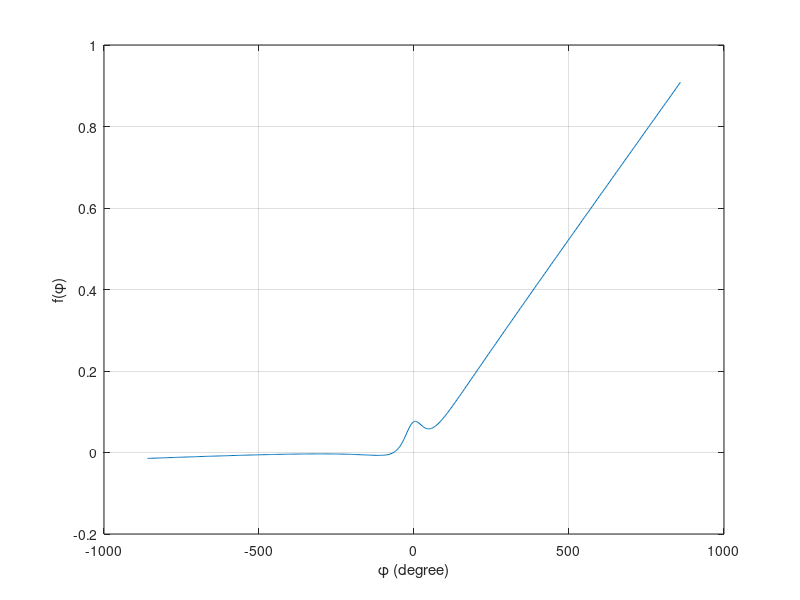

MATLAB code for this plot: (Note: this script raises an error after producing the figure.)
clear;
clc;

% Basic parameters
m_ball_     = 0.024; %kg
m_platform_ = 0.227; %kg
m_rack_     = 0.05;  %kg
L_          = 0.1;   %m
OS_         = 0.04;  %m
r_p_        = 0.064; %m
r_ball_     = 0.009; %m
g_          = 9.81;  %m/s^2
b_          = 0.1;   %400N/m
mu_         = 0.4;
mu_r_       = 0.001;
p_air_      = 1.19;  %kg/m^3
C_d_        = 0.55;

A_ball_ = pi * r_ball_^2;


A_ = 7/5 * m_ball_;
B_ = g_ * m_rack_ * r_p_;
C_ = -g_ * m_ball_;
D_ = (L_ - OS_)^2 / r_p_^2;
E_ = g_ * m_ball_ * L_ + L_ * g_ * m_platform_ / 2;
F_ = -g_ * m_ball_ * r_ball_ * r_p_ / (L_ - OS_);
H_ = m_platform_ * ((L_/2 - OS_)^2 + L_^2/12) / r_p_^2;
I_ = g_ * m_ball_ * r_ball_ / (L_ - OS_);
K_ = g_ * m_ball_ * (L_ - OS_);
L_1_ = m_ball_ * g_ * (L_- OS_/r_p_);
d_ = 0.5 * p_air_ * C_d_ * A_ball_;

x_mm = 40;
xdot_mm_s = 7;
xdotdot_PID_mm_s2 = 5;
x_ = x_mm / 1000;
xdot_ = xdot_mm_s / 1000;  
phidot_ = 0.9;
xdotdot_PID_ = xdotdot_PID_mm_s2 / 1000;

Gain_x = 1;
Gain_xdot = 1;
Gain_xdotdot = 45;

Den     = @(p) p.^2 + D_;
sqrtDen = @(p) sqrt(Den(p));
den32   = @(p) Den(p)^(3/2);
den3    = @(p) Den(p)^3;

f = @(p) ...
      Gain_xdotdot * A_ * xdotdot_PID_ ...
    + B_ * p ...
    + C_ * Gain_x * x_ * phidot_ / sqrtDen(p) ...
    + E_ * phidot_ / sqrtDen(p) ...
    + F_ * p * phidot_ / sqrtDen(p) ...
    + C_ * Gain_x * x_ * p / sqrtDen(p) ...
    + F_ * p^2 / sqrtDen(p) ...
    - E_ * p^2 * phidot_ / den32(p) ...
    + (H_/2) * p^3 * phidot_ / den3(p) ...
    - C_ * Gain_x * x_ * p^2 * phidot_ / den32(p) ...
    - F_ * p^3 * phidot_ / den32(p) ...
    + I_ * p^2 * phidot_ / sqrtDen(p) ...
    + b_ *  Gain_xdot * xdot_ ...
    + mu_   * L_1_ * sign(xdot_) / sqrtDen(p) ...
    + mu_r_ * L_1_ * sign(xdot_) / sqrtDen(p) ...
    + d_ * abs(Gain_xdot * xdot_) * Gain_xdot * xdot_;

figure(1)
phi_plot_deg = linspace(-15,15,500) * (180/pi);
y_f = arrayfun(@(phi_deg) f(phi_deg * pi/180), phi_plot_deg);
plot(phi_plot_deg, y_f), grid on, xlabel('\phi (degree)'), ylabel('f(\phi)')

phi_min_deg = -250;
phi_max_deg = -230;

phi_min_rad = phi_min_deg * pi/180;
phi_max_rad = phi_max_deg * pi/180;

phi_root = fzero(f, [phi_min_rad phi_max_rad]);
phi_root_deg = phi_root * (180/pi);

% --- Normalize with 360 (convert to smallest equivalent angle)
phi_root_deg_norm = phi_root_deg;
phi_root_deg_norm = mod(phi_root_deg + 180, 360) - 180;

% Second step: Check if it is still within ±90
if phi_root_deg_norm >= -90 && phi_root_deg_norm <= 90
    disp(['Root phi: ', num2str(phi_root_deg_norm), ' degree (within servo range)'])
else
    disp(['Root phi: ', num2str(phi_root_deg_norm), ' degree (UNREACHABLE - outside servo limit!)'])
end
